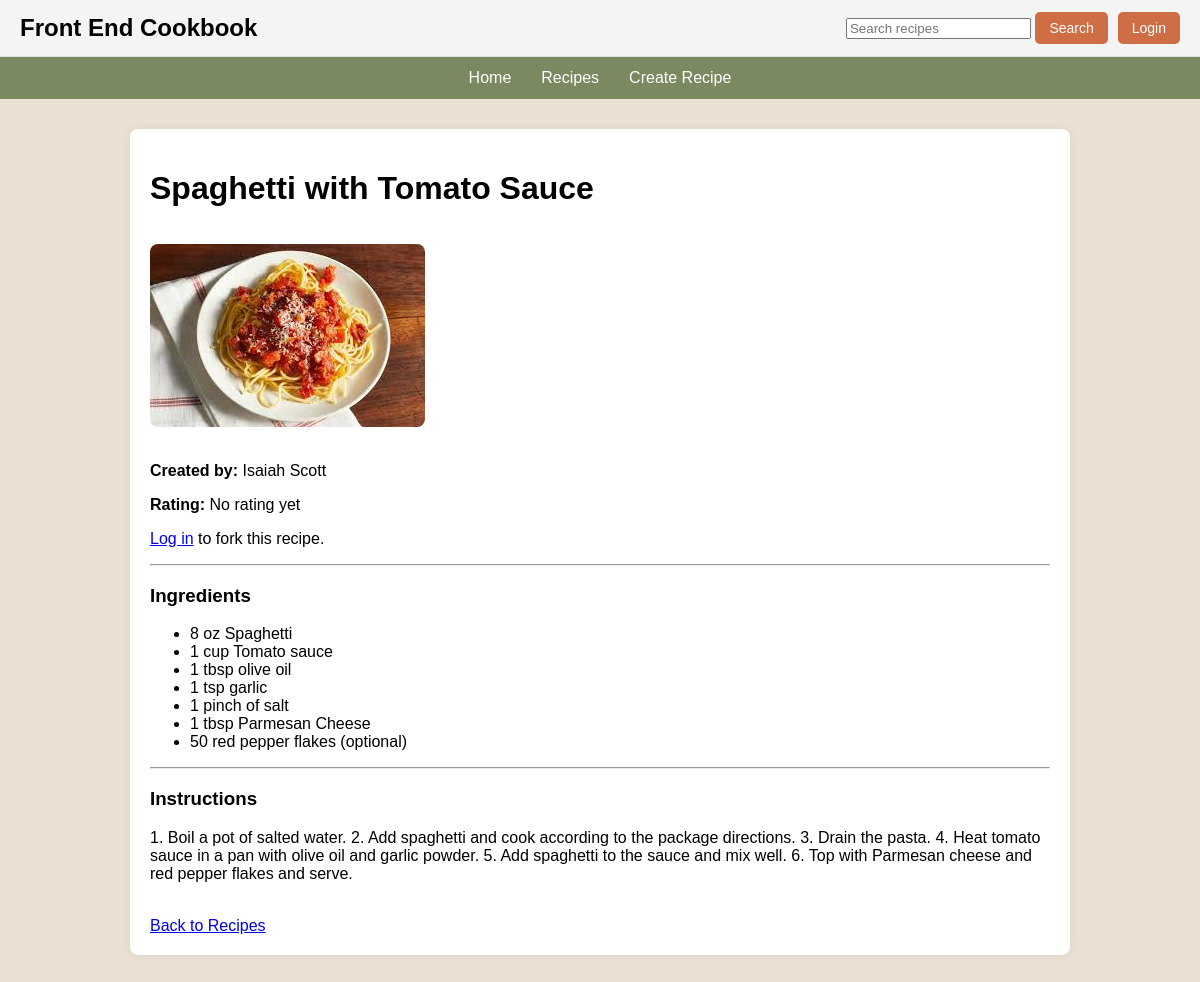
Page /recipe/6 on the earlier database version.
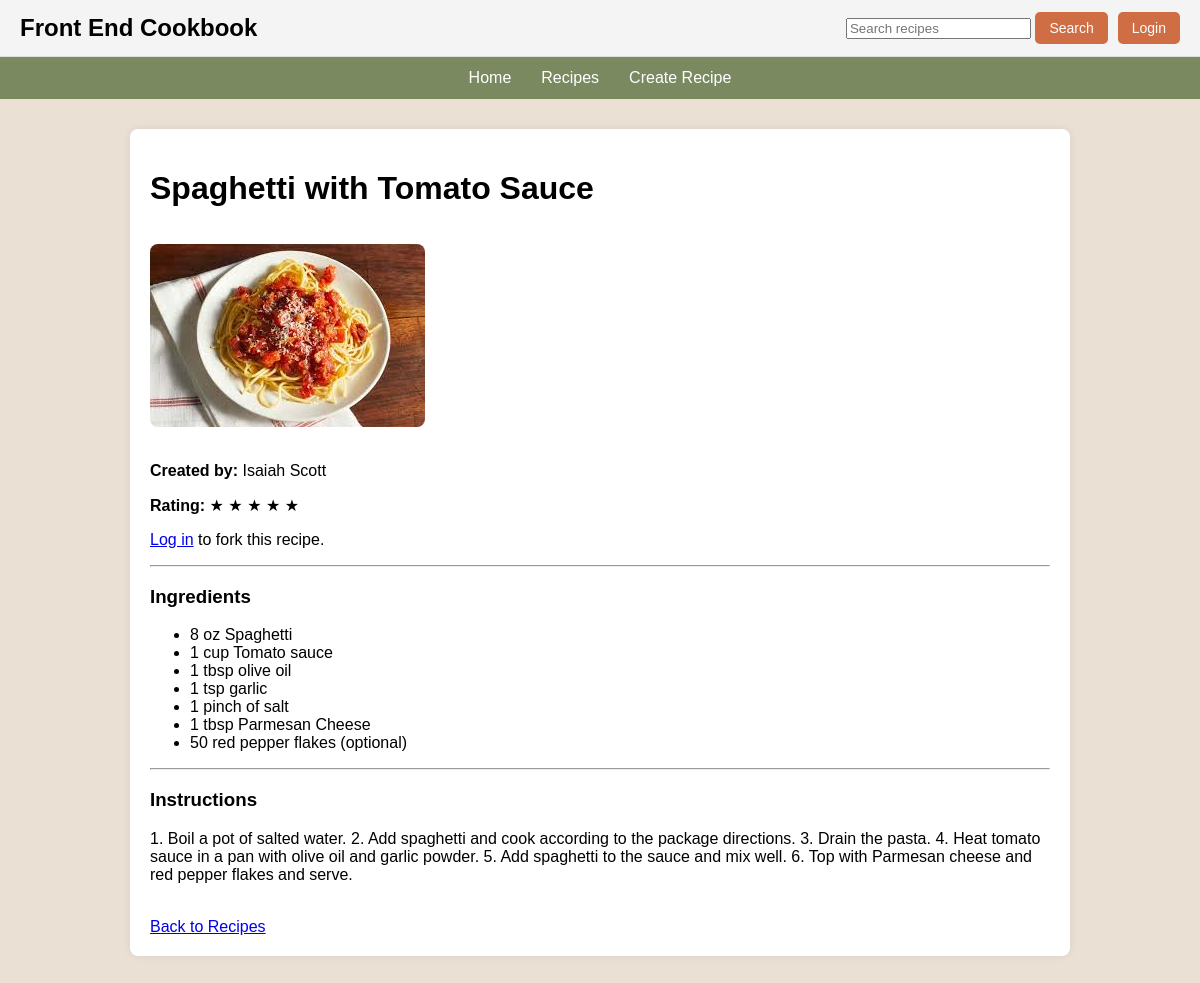
Same page on the later database version.
### app/routes.py (the view)
@app.route("/recipe/<int:recipe_id>")
def view_recipe(recipe_id):
    recipe = Recipe.query.get_or_404(recipe_id)
    return render_template("view_recipe.html", recipe=recipe)

### app/templates/view_recipe.html (shortened to what this page needs)
{% extends "base.html" %}
{% block content %}
<h1>{{ recipe.title }}</h1>
{% if recipe.image_filename %}
    <img
        src="{{ url_for('static', filename='uploads/' + recipe.image_filename) }}"
        alt="{{ recipe.title }}"
        style="max-width: 400px; border-radius: 8px; margin: 15px 0;"
    >
{% endif %}
{% if recipe.author %}
    <p>
        <strong>Created by:</strong>
        {{ recipe.author.first_name }} {{ recipe.author.last_name }}
    </p>
{% endif %}
<p>
    <strong>Rating:</strong>
    {% if recipe.rating and recipe.rating > 0 %}
        {% for i in range(recipe.rating) %}
            ★
        {% endfor %}
    {% else %}
        No rating yet
    {% endif %}
</p>
{% if session.get("user_id") %}
    <form action="{{ url_for('fork_recipe', recipe_id=recipe.id) }}" method="POST">
        <button type="submit" class="main-button">
            Fork Recipe
        </button>
    </form>
{% else %}
    <p>
        <a href="{{ url_for('login') }}">Log in</a> to fork this recipe.
    </p>
{% endif %}
<hr>
<h3>Ingredients</h3>
{% if recipe.ingredients %}
    <ul>
        {% for item in recipe.ingredients.split(" | ") %}
            <li>{{ item }}</li>
        {% endfor %}
    </ul>
{% else %}
    <p>No ingredients listed.</p>
{% endif %}
<hr>
<h3>Instructions</h3>
<p>{{ recipe.instructions }}</p>
<br>
<a href="{{ url_for('recipes') }}">Back to Recipes</a>
{% endblock %}

Differences in the rows shown:
changed Recipe "Spaghetti with Tomato Sauce": rating 0 → 5 (drawn)
Other differences:
text no longer shown: "No rating yet"
